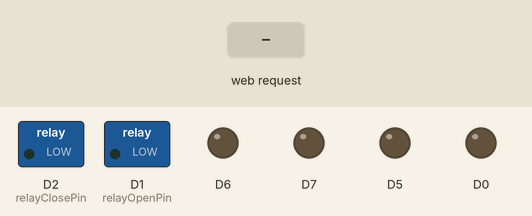
Simulated run of this sketch. Board: ESP8266 (NodeMCU). Parts: switched loads named in the sketch (green lamp = pin HIGH), output pins drawn as LEDs (lit = HIGH). The inputs (shaded band) are chosen by the test bench. WiFi joins after 1.5 s; servers stay silent unless stated; what the sketch prints to the serial monitor is not drawn.

Above: at 2.7 s.
2.8 s: HTTP request GET /open received
At 3.5 s:
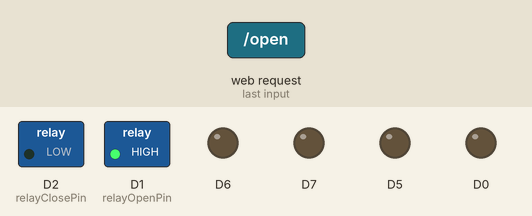
4.3 s: HTTP request GET /close received
At 4.8 s:
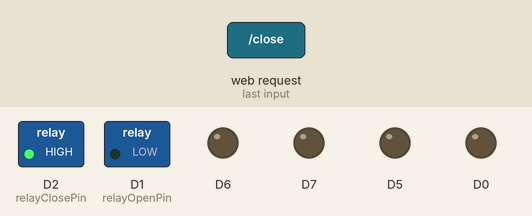
6.0 s: HTTP request GET /stop-all received
At 7.1 s:
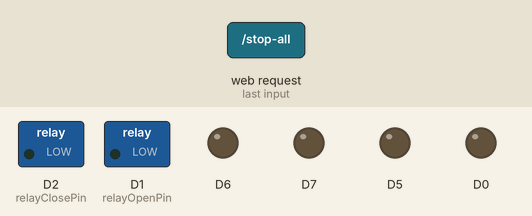
7.5 s: HTTP request GET /close?plain=1 received
At 8.2 s:
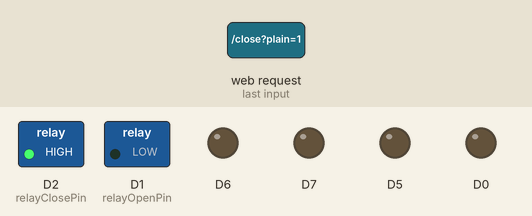
9.0 s: HTTP request GET /stop-all?plain=1 received
At 9.4 s:
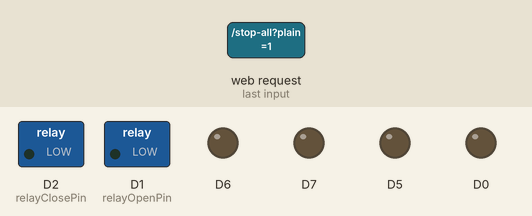
Timing chart, 0 to 11.5 s (numbered marks = the images above; inputs shaded):
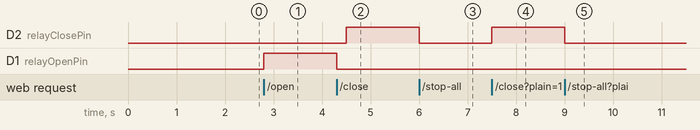

The sketch:

windows.ino
```cpp
#include <ESP8266WiFi.h>
#include <ESP8266WebServer.h>
#include <ArduinoJson.h>
#include <Stepper.h>

const char* ssid     = "*******";
const char* password = "*******";

ESP8266WebServer server(80);


const int relayOpenPin  = D1;    // GPIO04
const int relayClosePin = D2;    // GPIO05

const int stepsPerRevolution = 200;
Stepper myStepper(stepsPerRevolution, 14, 16, 12, 13);

unsigned long relayOpenTimer = 0;
unsigned long relayCloseTimer = 0;

const unsigned long RELAY_DURATION = 60000;

bool isRelayOpenActive = false;
bool isRelayCloseActive = false;


void handleRoot() {
    server.send(200, "text/plain", "ESP8266 está activo");
}

void handleCortina() {
    if (!server.hasArg("plain")) {
        server.send(400, "application/json", "{\"status\":\"Solicitud sin cuerpo\"}");
        return;
    }

    String body = server.arg("plain");

    int speed = 50;

    DynamicJsonDocument doc(1024);
    DeserializationError error = deserializeJson(doc, body);

    if (error) {
        Serial.println("Error al parsear JSON en /open-cortina");
        server.send(400, "application/json", "{\"status\":\"JSON inválido\"}");
        return;
    }

    if (!doc.containsKey("steps")) {
        server.send(400, "application/json", "{\"status\":\"Falta el campo 'steps'\"}");
        return;
    }

    int pasos = doc["steps"];
    Serial.println("Moviendo cortina con " + String(pasos) + " pasos");

    int totalSteps = abs(pasos);
    int stepBlock = 200;
    int iterations = totalSteps / stepBlock;
    int remainingSteps = totalSteps % stepBlock;

    for (int i = 0; i < iterations; i++) {
        yield();
        myStepper.step((pasos > 0) ? stepBlock : -stepBlock);
    }

    if (remainingSteps > 0) {
        yield();
        myStepper.step((pasos > 0) ? remainingSteps : -remainingSteps);
    }

    stopMotor();

    server.send(200, "application/json", "{\"status\":\"Moviendo cortina\"}");
}


void handleOpen() {
    if (isRelayCloseActive) {
        digitalWrite(relayClosePin, LOW);
        isRelayCloseActive = false;
        relayCloseTimer = 0;
        Serial.println("Rele de cierre desactivado para activar el rele de apertura");
        delay(200);
    }


    digitalWrite(relayOpenPin, HIGH);
    isRelayOpenActive = true;
    relayOpenTimer = millis();
    Serial.println("Abriendo persiana...");

    server.send(200, "text/plain", "Abriendo persiana...");
}


void handleClose() {
    if (isRelayOpenActive) {
        digitalWrite(relayOpenPin, LOW);
        isRelayOpenActive = false;
        relayOpenTimer = 0;
        Serial.println("Rele de apertura desactivado para activar el rele de cierre");
        delay(200);
    }

    digitalWrite(relayClosePin, HIGH);
    isRelayCloseActive = true;
    relayCloseTimer = millis();
    Serial.println("Cerrando persiana...");

    server.send(200, "text/plain", "Cerrando persiana...");
}

void stopAll(){
  digitalWrite(relayClosePin, LOW);
  digitalWrite(relayOpenPin, LOW);

  Serial.println("Parada forzosa");

  server.send(200, "text/plain", "Parada forzosa");
}

void setup() {
    Serial.begin(115200);

    myStepper.setSpeed(50);

    // pines del motor
    pinMode(13, OUTPUT);
    pinMode(12, OUTPUT);
    pinMode(14, OUTPUT);
    pinMode(16, OUTPUT);
    stopMotor();
    //

    pinMode(relayOpenPin, OUTPUT);
    digitalWrite(relayOpenPin, LOW);

    pinMode(relayClosePin, OUTPUT);
    digitalWrite(relayClosePin, LOW);

    WiFi.begin(ssid, password);
    Serial.print("Conectando a WiFi");
    while (WiFi.status() != WL_CONNECTED) {
        delay(500);
        Serial.print(".");
    }
    Serial.println("");
    Serial.print("Conectado a WiFi. IP: ");
    Serial.println(WiFi.localIP());

    server.on("/", handleRoot);
    server.on("/open", HTTP_GET, handleOpen);
    server.on("/close", HTTP_GET, handleClose);
    server.on("/stop-all", HTTP_GET, stopAll);


    server.on("/cortina", HTTP_POST, handleCortina);

    server.begin();
    Serial.println("Servidor HTTP iniciado");
}

void stopMotor(){
    digitalWrite(13, LOW);
    digitalWrite(12, LOW);
    digitalWrite(14, LOW);
    digitalWrite(16, LOW);
}

void loop() {
    server.handleClient();

    unsigned long currentMillis = millis();

    if (isRelayOpenActive && (currentMillis - relayOpenTimer >= RELAY_DURATION)) {
        digitalWrite(relayOpenPin, LOW);
        isRelayOpenActive = false;
        relayOpenTimer = 0;
        Serial.println("Rele de apertura desactivado luego de 1 minuto");
    }

    if (isRelayCloseActive && (currentMillis - relayCloseTimer >= RELAY_DURATION)) {
        digitalWrite(relayClosePin, LOW);
        isRelayCloseActive = false;
        relayCloseTimer = 0;
        Serial.println("Rele de cierre desactivado luego de 1 minuto");
    }
}
```

Measured:
- after the input at 2.8 s, D1 (relayOpenPin): LOW → HIGH at once
- after the input at 4.3 s, D2 (relayClosePin): LOW → HIGH after 0.20 s; D1 (relayOpenPin): HIGH → LOW at once
- after the input at 6.0 s, D2 (relayClosePin): HIGH → LOW at once
- after the input at 7.5 s, D2 (relayClosePin): LOW → HIGH at once
- after the input at 9.0 s, D2 (relayClosePin): HIGH → LOW at once
